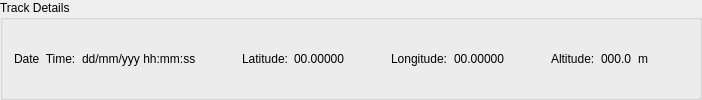
         <widget class="QGroupBox" name="groupBox_TrackDetails">
          <property name="title">
           <string>Track Details</string>
          </property>
          <layout class="QHBoxLayout" name="horizontalLayout_14">
           <item>
            <widget class="QLabel" name="label_15">
             <property name="text">
              <string>Date  Time:</string>
             </property>
            </widget>
           </item>
           <item>
            <widget class="QLabel" name="label_TrackPointDateTIme">
             <property name="text">
              <string>dd/mm/yyy hh:mm:ss</string>
             </property>
            </widget>
           </item>
           <item>
            <spacer name="horizontalSpacer_6">
             <property name="orientation">
              <enum>Qt::Horizontal</enum>
             </property>
             <property name="sizeHint" stdset="0">
              <size>
               <width>40</width>
               <height>20</height>
              </size>
             </property>
            </spacer>
           </item>
           <item>
            <widget class="QLabel" name="label_16">
             <property name="text">
              <string>Latitude:</string>
             </property>
            </widget>
           </item>
           <item>
            <widget class="QLabel" name="label_TrackPointLat">
             <property name="text">
              <string>00.00000</string>
             </property>
            </widget>
           </item>
           <item>
            <spacer name="horizontalSpacer_7">
             <property name="orientation">
              <enum>Qt::Horizontal</enum>
             </property>
             <property name="sizeHint" stdset="0">
              <size>
               <width>40</width>
               <height>20</height>
              </size>
             </property>
            </spacer>
           </item>
           <item>
            <widget class="QLabel" name="label_18">
             <property name="text">
              <string>Longitude:</string>
             </property>
            </widget>
           </item>
           <item>
            <widget class="QLabel" name="label_TrackPointLon">
             <property name="text">
              <string>00.00000</string>
             </property>
            </widget>
           </item>
           <item>
            <spacer name="horizontalSpacer_8">
             <property name="orientation">
              <enum>Qt::Horizontal</enum>
             </property>
             <property name="sizeHint" stdset="0">
              <size>
               <width>40</width>
               <height>20</height>
              </size>
             </property>
            </spacer>
           </item>
           <item>
            <widget class="QLabel" name="label_20">
             <property name="text">
              <string>Altitude:</string>
             </property>
            </widget>
           </item>
           <item>
            <widget class="QLabel" name="label_TrackPointAlt">
             <property name="text">
              <string>000.0</string>
             </property>
            </widget>
           </item>
           <item>
            <widget class="QLabel" name="label_22">
             <property name="text">
              <string>m</string>
             </property>
            </widget>
           </item>
           <item>
            <spacer name="horizontalSpacer_9">
             <property name="orientation">
              <enum>Qt::Horizontal</enum>
             </property>
             <property name="sizeHint" stdset="0">
              <size>
               <width>40</width>
               <height>20</height>
              </size>
             </property>
            </spacer>
           </item>
          </layout>
         </widget>
